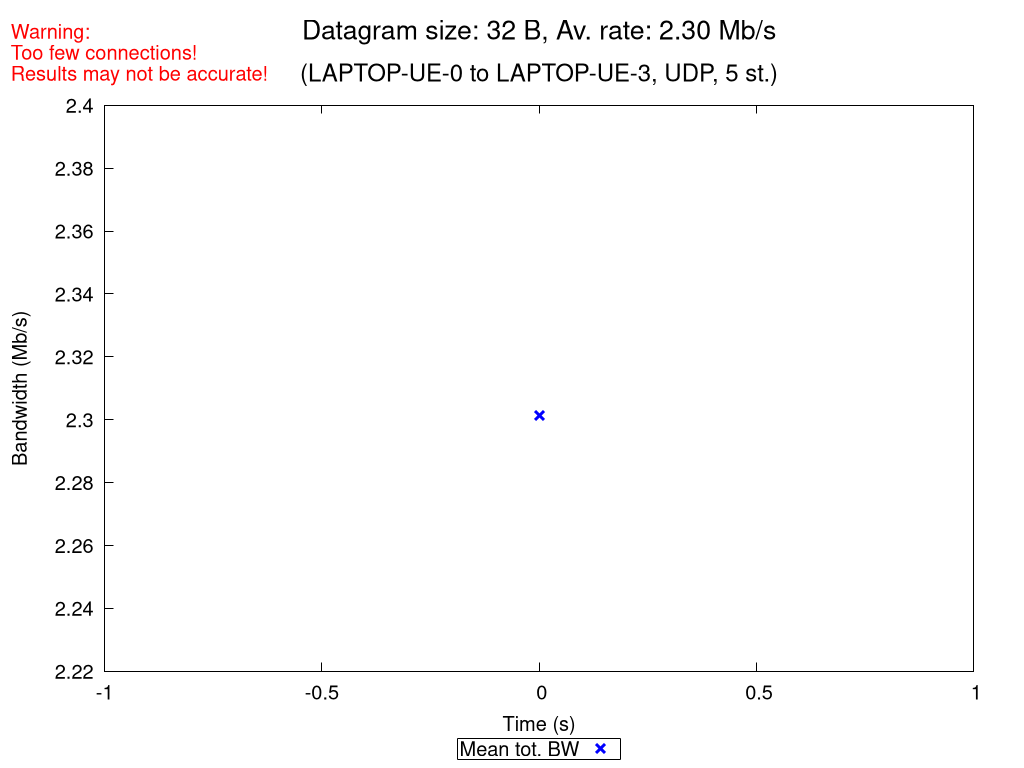

Source code (gnuplot):
set terminal pngcairo nocrop enhanced size 1024,768 font "Verdana,15"
set output "UDP_5_st_2020_10_12_09-09-53_one2two_00032B.png"

set title "{/=20 Datagram size: 32 B, Av. rate: 2.30 Mb/s}\n\n{/=18 (LAPTOP-UE-0 to LAPTOP-UE-3, UDP, 5 st.)}"
set label "Warning:\nToo few connections!\nResults may not be accurate!" at screen 0.01, screen 0.96 tc rgb "red"

set xlabel "Time (s)"
set ylabel "Bandwidth (Mb/s)"
set ytics nomirror
set key bmargin center horizontal box samplen 1 width -1
set bmargin 4.6
set rmargin 4.5

rf = 1000000.0  # rate factor
set style fill transparent solid 0.2 noborder
set autoscale xfix
plot "UDP_5_st_2020_10_12_09-09-53_one2two_00032B_iperf_processed.dat" using 1:($2/rf-$3/rf):($2/rf+$3/rf) with filledcurves lc rgb "blue" notitle, \
     "" using 1:($2/rf) with points pt 2 ps 1.5 lw 3 lc rgb "blue" title "Mean tot. BW", \
